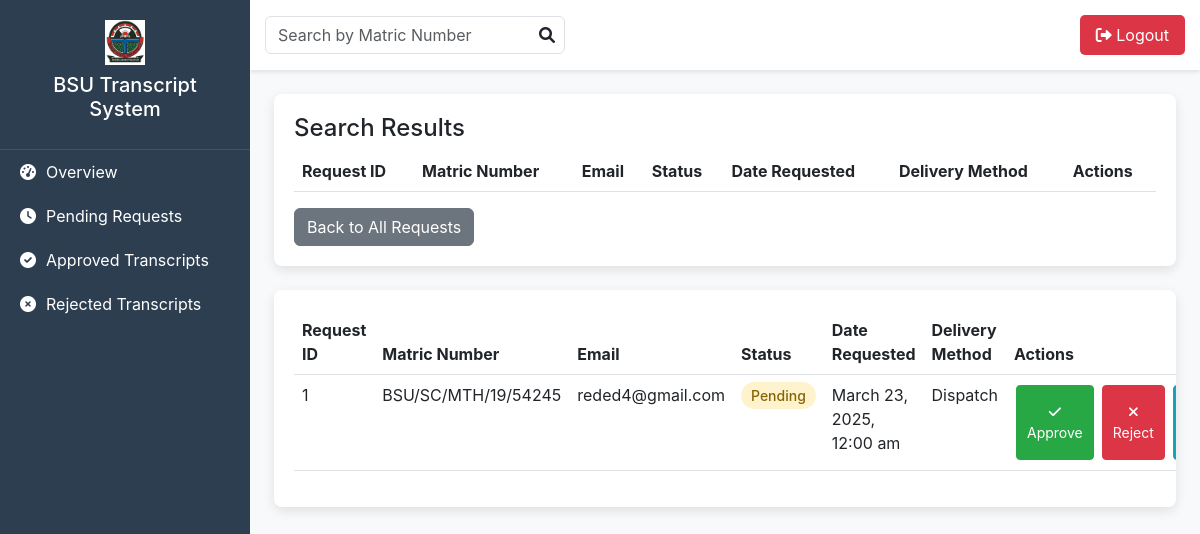
The app's page /admin-dashboard.php, older data.
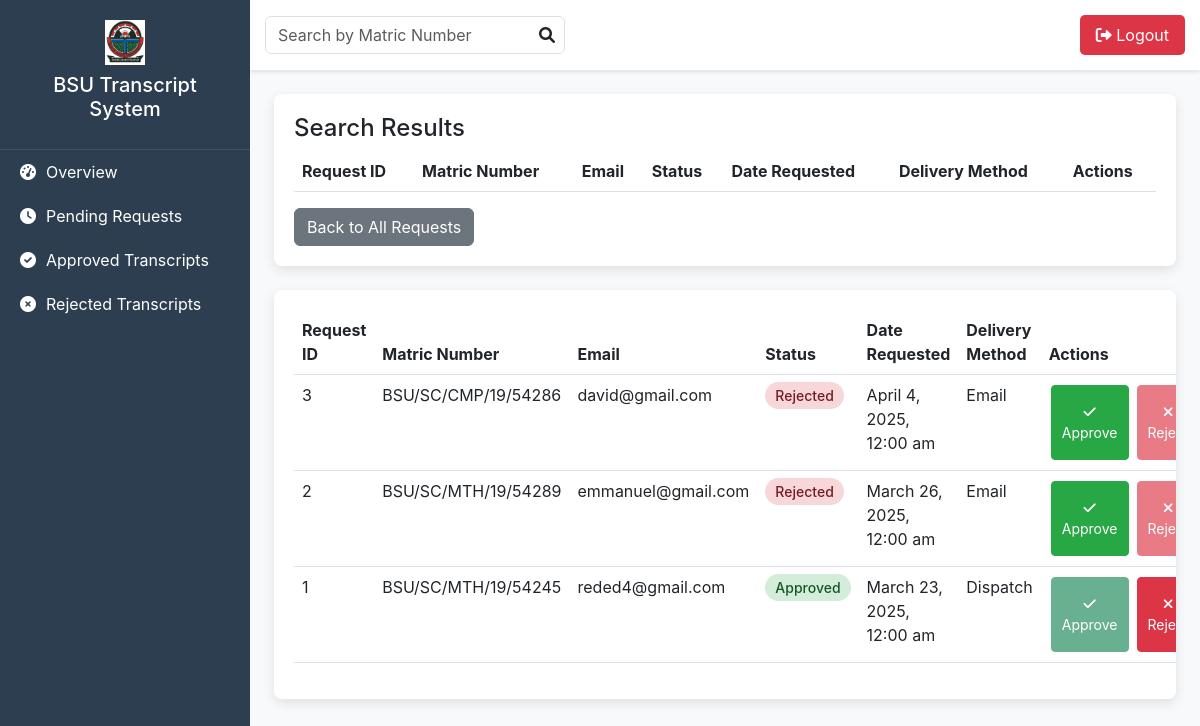
The same page, newer data.
### tables this page shows
CREATE TABLE `transcript_requests` (
  `request_ID` int(11) NOT NULL,
  `matric_number` varchar(20) NOT NULL,
  `email` varchar(255) NOT NULL,
  `status` varchar(50) DEFAULT NULL,
  `date_requested` date DEFAULT NULL,
  `date_processed` date DEFAULT NULL,
  `admin_ID` int(11) DEFAULT NULL,
  `delivery_method` varchar(50) DEFAULT NULL,
  `notes` text DEFAULT NULL,
  `transcript_path` varchar(255) NOT NULL
);

### admin-dashboard.php (the view, shortened to what this page needs)
<?php
$servername = "localhost";
$username = "root";
$password = "";
$dbname = "transcript_management";
$conn = new mysqli($servername, $username, $password, $dbname);
$sql = "SELECT * FROM transcript_requests";
$sql .= " ORDER BY date_requested DESC";
$result = $conn->query($sql);
$requests = [];
if ($result->num_rows > 0) {
    while ($row = $result->fetch_assoc()) {
        $requests[] = $row;
    }
}
?>
<!DOCTYPE html>
<html lang="en">
<head>
    <link href="https://cdn.jsdelivr.net/npm/bootstrap@5.3.0-alpha1/dist/css/bootstrap.min.css" rel="stylesheet">
    <link href="https://cdnjs.cloudflare.com/ajax/libs/font-awesome/6.0.0-beta3/css/all.min.css" rel="stylesheet">
</head>
<body>
    <div class="sidebar">
        <div class="logo">
            <a href="index.php"><img src="assets/images/bsuLogo.jpg" alt="Admin Logo"></a>
            <h5 class="mt-2">BSU Transcript System</h5>
        </div>
        <ul class="nav flex-column">
            <li class="nav-item">
                <a class="nav-link" href="?status=">
                    <i class="fas fa-tachometer-alt"></i>
                    <span>Overview</span>
                </a>
            </li>
            <li class="nav-item">
                <a class="nav-link" href="?status=Pending">
                    <i class="fas fa-clock"></i>
                    <span>Pending Requests</span>
                </a>
            </li>
            <li class="nav-item">
                <a class="nav-link" href="?status=Approved">
                    <i class="fas fa-check-circle"></i>
                    <span>Approved Transcripts</span>
                </a>
            </li>
            <li class="nav-item">
                <a class="nav-link" href="?status=Rejected">
                    <i class="fas fa-times-circle"></i>
                    <span>Rejected Transcripts</span>
                </a>
            </li>
        </ul>
    </div>
    <div class="main-content">
        <div class="header">
            <div class="search">
                <input type="text" class="form-control" id="searchInput" placeholder="Search by Matric Number">
                <i class="fas fa-search" id="searchButton"></i>
            </div>
            <button class="logout-button" onclick="logout()">
                <i class="fas fa-sign-out-alt"></i> Logout
            </button>
        </div>
        <div id="searchResults" class="table-responsive m-4">
            <h4>Search Results</h4>
            <table class="table table-hover" id="searchResultsTable">
                <thead>
                    <tr>
                        <th>Request ID</th>
                        <th>Matric Number</th>
                        <th>Email</th>
                        <th>Status</th>
                        <th>Date Requested</th>
                        <th>Delivery Method</th>
                        <th>Actions</th>
                    </tr>
                </thead>
            </table>
            <button id="backToAllButton" class="btn btn-secondary">Back to All Requests</button>
        </div>
        <div class="table-responsive m-4" id="allRequestsTable">
            <table class="table table-hover">
                <thead>
                    <tr>
                        <th>Request ID</th>
                        <th>Matric Number</th>
                        <th>Email</th>
                        <th>Status</th>
                        <th>Date Requested</th>
                        <th>Delivery Method</th>
                        <th>Actions</th>
                    </tr>
                </thead>
                <tbody>
                    <?php foreach ($requests as $request): ?>
                    <tr>
                        <td><?php echo $request['request_ID']; ?></td>
                        <td><?php echo $request['matric_number']; ?></td>
                        <td><?php echo $request['email']; ?></td>
                        <td>
                            <span class="status-badge <?php echo strtolower($request['status']); ?>">
                                <?php echo $request['status']; ?>
                            </span>
                        </td>
                        <td><?php echo date('F j, Y, g:i a', strtotime($request['date_requested'])); ?></td>
                        <td><?php echo $request['delivery_method']; ?></td>
                        <td class="action-buttons">
                            <form method="POST" class="d-flex gap-1">
                                <button type="submit" name="action" value="approve" class="btn btn-success btn-sm"
                                    <?php if ($request['status'] == 'Approved'): ?> disabled data-bs-toggle="tooltip"
                                    data-bs-placement="top" title="Request is already approved" <?php endif; ?>>
                                    <i class="fas fa-check"></i> Approve
                                </button>
                                <button type="submit" name="action" value="reject" class="btn btn-danger btn-sm"
                                    <?php if ($request['status'] == 'Rejected'): ?> disabled data-bs-toggle="tooltip"
                                    data-bs-placement="top" title="Request is already rejected" <?php endif; ?>>
                                    <i class="fas fa-times"></i> Reject
                                </button>
                                <a href="view_result.php?matric_number=<?php echo $request['matric_number']; ?>&email=<?php echo urlencode($request['email']); ?>"
                                    class="btn btn-info btn-sm">
                                </a>
                            </form>
                        </td>
                    </tr>
                    <?php endforeach; ?>
                </tbody>
            </table>
        </div>
    </div>
</body>
</html>

### admin-dashboard.php (style rules this page uses)
body { background-color: #f8f9fa; font-family: 'Inter', sans-serif; }
.sidebar { width: 250px; height: 100vh; background: #2c3e50; color: white; position: fixed; top: 0; left: 0; overflow-y: auto; transition: all 0.3s ease; }
.sidebar .logo { padding: 20px; text-align: center; border-bottom: 1px solid rgba(255, 255, 255, 0.1); }
.sidebar .logo img { width: 40%; max-width: 40px; }
.sidebar .nav-link { color: white; padding: 10px 20px; display: flex; align-items: center; transition: all 0.3s ease; }
.sidebar .nav-link i { margin-right: 10px; }
.main-content { margin-left: 250px; transition: all 0.3s ease; }
.header { background: white; padding: 15px; box-shadow: 0 2px 4px rgba(0, 0, 0, 0.1); display: flex; justify-content: space-between; align-items: center; }
.header .search { width: 300px; position: relative; }
.header .search input { padding-right: 40px; }
.header .search i { position: absolute; right: 10px; top: 50%; transform: translateY(-50%); cursor: pointer; }
.header .logout-button { background-color: #dc3545; color: white; border: none; padding: 8px 16px; cursor: pointer; border-radius: 5px; transition: all 0.3s ease; }
.table-responsive { background: white; border-radius: 8px; box-shadow: 0 4px 12px rgba(0, 0, 0, 0.1); padding: 20px; margin: 20px; }
.status-badge { padding: 5px 10px; border-radius: 20px; font-size: 14px; font-weight: 500; }
.status-badge.approved { background: #d4edda; color: #155724; }
.status-badge.rejected { background: #f8d7da; color: #721c24; }
.action-buttons .btn { margin: 2px; padding: 5px 10px; font-size: 14px; }
.btn-success { background-color: #28a745; border-color: #28a745; }
.btn-danger { background-color: #dc3545; border-color: #dc3545; }
.btn-secondary { background-color: #6c757d; border-color: #6c757d; }
.status-badge.pending { background: #fff3cd; color: #856404; }
.btn-info { background-color: #17a2b8; border-color: #17a2b8; }

Row changes from the older to the newer data that the page shows:
added transcript_requests: request_ID "3", matric_number "BSU/SC/CMP/19/54286", email "david@gmail.com", status "Rejected", date_requested "April 4, 2025, 12:00 am", delivery_method "Email"
added transcript_requests: request_ID "2", matric_number "BSU/SC/MTH/19/54289", email "emmanuel@gmail.com", status "Rejected", date_requested "March 26, 2025, 12:00 am", delivery_method "Email"
changed transcript_requests "BSU/SC/MTH/19/54245": status "Pending" → "Approved"
